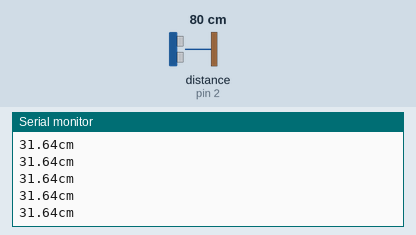
A sketch run on a simulated Arduino Uno, built with avr-gcc and run on an emulated ATmega328P. Shown: the last lines printed to the serial monitor. Wiring (inferred from the names in the program): ultrasonic range finder: trigger pin 7; echo pin 2. The inputs (shaded band) are chosen by the test bench; at power-on: distance to the obstacle (sensor on pin 2) 80 cm. The echo pulse lasts 58.3 µs per cm.

Above: at 1.2 s.
1.3 s: distance to the obstacle (sensor on pin 2) set to 2 cm
At 1.9 s:
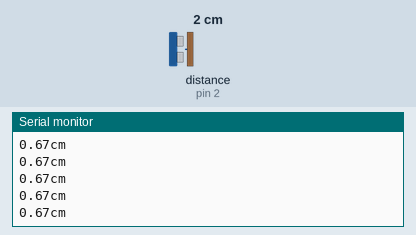
2.8 s: distance to the obstacle (sensor on pin 2) set to 4 cm
At 3.5 s:
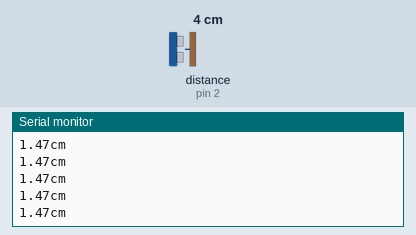
5.8 s: distance to the obstacle (sensor on pin 2) set to 250 cm
At 6.5 s:
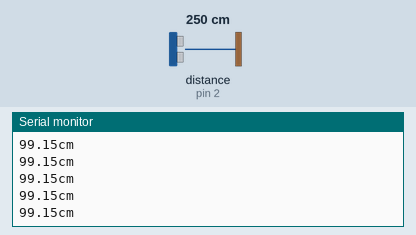
Timing chart, 0 to 8.8 s (numbered marks = the images above; inputs shaded):
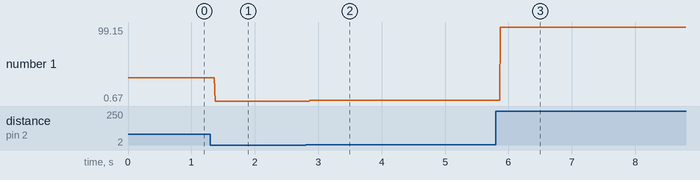

The sketch:

day10.ino
```cpp
const int tp=7;
const int ep=2;
float duration;
float distance;
void setup()
{
  Serial.begin(9600);

}

void loop()
{
  pinMode(tp, OUTPUT);
  digitalWrite(tp, LOW);
  digitalWrite(tp, HIGH);
  digitalWrite(tp, LOW);
  pinMode(ep, INPUT);
  duration=pulseIn(ep, HIGH);
  distance=duration*0.006811023667;
  Serial.print(distance);
  Serial.println("cm");
}
```

Measured:
- after the input at 1.3 s, the serial monitor: prints a new line after 0.07 s (image 1)
- after the input at 2.8 s, the serial monitor: prints a new line after 0.07 s (image 2)
- after the input at 5.8 s, the serial monitor: prints a new line after 0.07 s (image 3)
- plotted number 1: 31.64 → 0.67 after the input at 1.3 s, 0.67 → 1.47 after the input at 2.8 s, 1.47 → 99.15 after the input at 5.8 s
